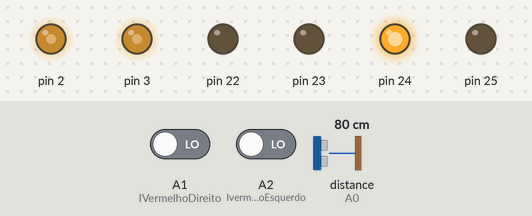
A program run on a simulated Arduino Mega 2560, built for the host (arithmetic inside an expression is 32-bit, double 64-bit). Parts: output pins drawn as LEDs (lit = HIGH). Inputs (shaded band) come from the test bench; at power-on: distance to the obstacle (sensor on A0) 80 cm, A1 (IVermelhoDireito) LOW, A2 (IvermelhoEsquerdo) LOW.

Above: at 1.2 s.
1.3 s: distance to the obstacle (sensor on A0) set to 64 cm
2.8 s: distance to the obstacle (sensor on A0) set to 54 cm
At 3.4 s:
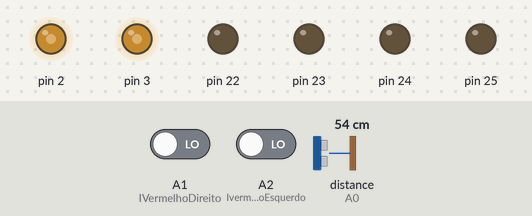
4.3 s: A1 (IVermelhoDireito) driven HIGH
At 5.1 s:
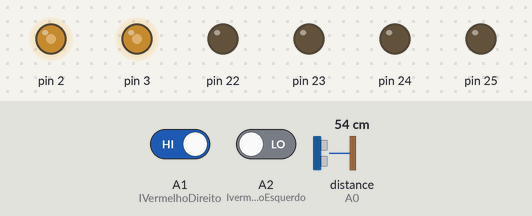
7.3 s: distance to the obstacle (sensor on A0) set to 60 cm
At 8.6 s:
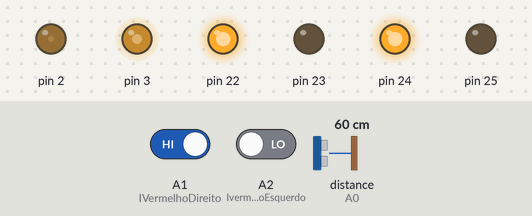
9.3 s: A2 (IvermelhoEsquerdo) driven HIGH
At 11.1 s:
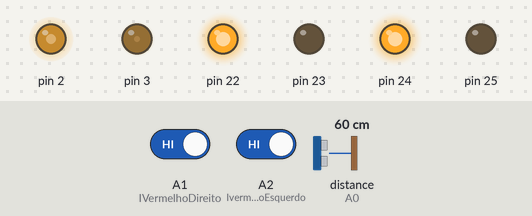
11.8 s: A2 (IvermelhoEsquerdo) driven LOW
At 14.1 s:
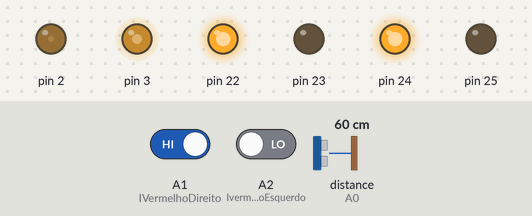
Timing chart, 0 to 15.4 s (numbered marks = the images above; inputs shaded):
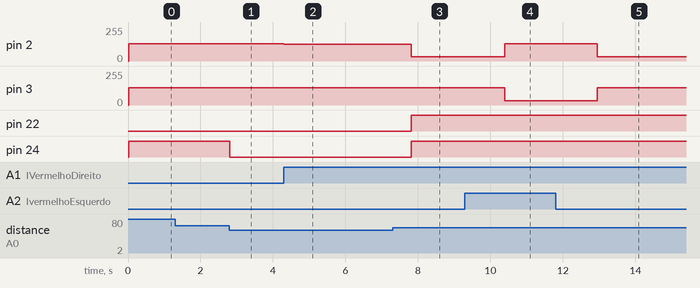

The program:

main.cpp
```cpp
#include <Arduino.h>
#include <SharpIR.h>
#include "..\lib\measurateIMU.h"
#include "..\lib\motorController.h"

// OBS:
//   verificar se os pinos estão conecta dos da forma correta,
//   faça o teste de desvio mencionado à cima para fazer a ver
//   ificação.

// motores da esquerda e direita:2
motorController motorDireito(22, 23, 2);
motorController motorEsquerdo(24, 25, 3);

// pino do sensor de distancia:2222
// OBS:
//    em cima do sensor existe uma numeração indicando o model
//    o do sensor, verifique a numeração e deixe ele colocado
//    corretamente.
SharpIR sensorDistancia(SharpIR::GP2Y0A21YK0F, A0);

// pinos dos infra vermelhos:
char IVermelhoDireito  = A1;
char IvermelhoEsquerdo = A2;

// a constante de rotação:
// - influencia no momento em que o sumo está sentindo os seus
//   sensores na circunferencia da arena.
const double constanteRotação = 0.9/1000; // k/1000

// variaveis:
// -  variaveis de distancia
int distancia = 0;            // cm
int distanciaInimigo = 60;    // cm
// -  variaveis de velocidade
int velocidadeDireita  = 0;   // PWM
int velocidadeEsquerda = 0;   // PWM
int velocidadeMedia = 128;    // PWM
// -  variaveis da arena
bool bordaEsquerda = false;   // true/false
bool bordaDireita  = false;   // true/false
// -  variaveis de tempo
double tempoSCorrente = 0;    // s
double tempoSPassado  = 0;    // s
double tempoSDireita  = 0;    // s
double tempoSEsquerda = 0;    // s


void setup() {
    // iniciando os sensores IR
    pinMode(IVermelhoDireito , INPUT);
    pinMode(IvermelhoEsquerdo, INPUT);

    // desligando inicialmente os motores
    motorDireito.turnOff();
    motorEsquerdo.turnOff();
}

void loop() {
    // adicionar distancia
    distancia = sensorDistancia.getDistance();
    // varificar os sensores IR em ambos os lados
    bordaEsquerda = digitalRead(IvermelhoEsquerdo);
    bordaDireita  = digitalRead(IVermelhoDireito );


    tempoSCorrente = millis(); // definir tempo

    // varificando se há algum possivel inimigo no raio
    if (distancia < distanciaInimigo) {
        attacar();
    }
    else {
        encontrar();
    }

    tempoSPassado = tempoSCorrente; // redefinir tempo passado


    // definir as velocidades nos enables e mudar a polaridade
    motorDireito.changeVelocitySensed(velocidadeDireita);   // definir na direita
    motorEsquerdo.changeVelocitySensed(velocidadeEsquerda); // definir da esquerda
    motorDireito.run();  // acelerar motor
    motorEsquerdo.run(); // acelerar motor
}


void encontrar() {
    // iniciar rotação do robô para encontrar os oponentes na arena
    velocidadeDireita  =  velocidadeMedia;
    velocidadeEsquerda = -velocidadeMedia;


    // caso o valor seja verdadeiro...
    if (bordaDireita)
    {
        velocidadeDireita  = -velocidadeMedia/4; // mover o robô para traz
        velocidadeEsquerda = -velocidadeMedia;   // mover o robô para traz
        delay(500);
    }
    // caso o valor seja verdadeiro...
    if (bordaEsquerda)
    {
        velocidadeDireita  = -velocidadeMedia;   // mover o robô para traz
        velocidadeEsquerda = -velocidadeMedia/4; // mover o robô para traz
        delay(500);
    }
}


void attacar() {
    // Verificar o sensor da esquerda
    if (bordaEsquerda) tempoSEsquerda += (tempoSPassado - tempoSCorrente); // adicionar o tempo
    else tempoSEsquerda = 0;                                               // resetar o tempo
    // Verificar o sensor da direita
    if (bordaDireita ) tempoSDireita  += (tempoSPassado - tempoSCorrente); // adicionar o tempo
    else tempoSDireita  = 0;                                               // resetar o tempo

    // calcular velocidade das rodas
    velocidadeDireita  = velocidadeMedia + (constanteRotação* (tempoSDireita  - tempoSEsquerda));
    velocidadeEsquerda = velocidadeMedia + (constanteRotação* (tempoSEsquerda - tempoSDireita ));
}
```

Measured:
- the behaviour switches between 60 and 59 cm on distance to the obstacle (sensor on A0) (found by bisection; images 0 and 1)
- after the input at 1.3 s, every drawn part: stays the same
- after the input at 2.8 s, pin 24: HIGH → LOW at once
- after the input at 4.3 s, pin 2: 128/255 → 127/255 at once, → 126/255 1.1 s later, → 125/255 1.1 s later; pin 3: 128/255 → 129/255 after 1.1 s, → 130/255 1.1 s later
- after the input at 7.3 s, pin 22, pin 24: LOW → HIGH after 0.51 s
- after the input at 9.3 s, pin 2: 32/255 → 128/255 after 1.1 s; pin 3: 128/255 → 32/255 after 1.1 s
- after the input at 11.8 s, pin 2: 128/255 → 32/255 after 1.2 s; pin 3: 32/255 → 128/255 after 1.2 s
